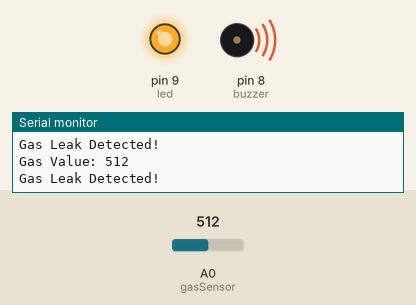
Bench run of a sketch on a simulated Arduino Uno, built with avr-gcc and run on an emulated ATmega328P. Shown: output pins drawn as LEDs (lit = HIGH), buzzer (waves = sounding, pin HIGH), the last lines printed to the serial monitor. The test bench sets the inputs (shaded band); at power-on: A0 (gasSensor) = 512.

Above: at 1.8 s.
1.9 s: A0 (gasSensor) set to 312
3.4 s: A0 (gasSensor) set to 286
At 5.2 s:
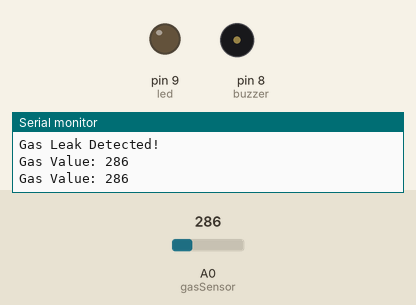
5.5 s: A0 (gasSensor) set to 306
At 6.9 s:
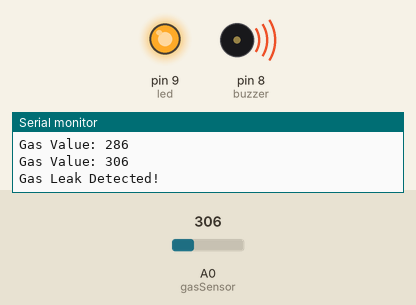
7.5 s: A0 (gasSensor) set to 290
At 8.5 s:
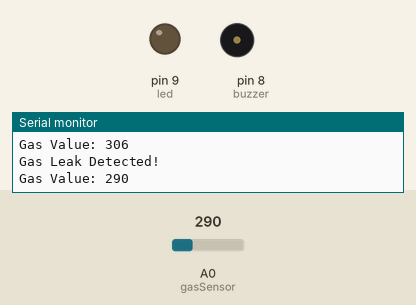
Timing chart, 0 to 10.5 s (numbered marks = the images above; inputs shaded):
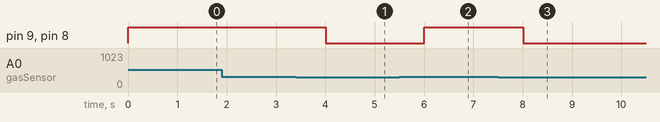

The sketch:

gas_leak_detection.ino
```cpp
// Gas Leak Detection System using MQ-2 Sensor

int gasSensor = A0;   // MQ-2 analog pin
int buzzer = 8;       // Buzzer pin
int led = 9;          // LED pin

int threshold = 300;  // Gas level threshold (adjust if needed)

void setup() {
  Serial.begin(9600);

  pinMode(buzzer, OUTPUT);
  pinMode(led, OUTPUT);

  digitalWrite(buzzer, LOW);
  digitalWrite(led, LOW);

  Serial.println("Gas Leak Detection System Started");
}

void loop() {
  int gasValue = analogRead(gasSensor);

  Serial.print("Gas Value: ");
  Serial.println(gasValue);

  // If gas level exceeds threshold
  if (gasValue > threshold) {
    digitalWrite(buzzer, HIGH);
    digitalWrite(led, HIGH);
    Serial.println("Gas Leak Detected!");
  }
  else {
    digitalWrite(buzzer, LOW);
    digitalWrite(led, LOW);
  }

  delay(1000);
}
```

Measured:
- the behaviour switches between 301 and 300 on A0 (gasSensor) (found by bisection; images 0 and 1)
- after the input at 3.4 s, pin 9 (led), pin 8 (buzzer): HIGH → LOW after 0.61 s
- after the input at 5.5 s, pin 9 (led), pin 8 (buzzer): LOW → HIGH after 0.51 s
- after the input at 7.5 s, pin 9 (led), pin 8 (buzzer): HIGH → LOW after 0.51 s
